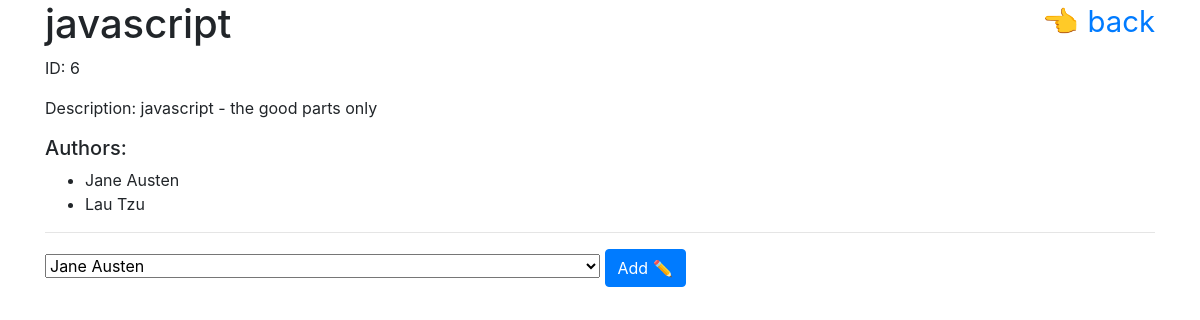
The page /books/6 on the database its author committed.
### books_authors_app/models.py (models this page shows)
class Book(models.Model):
  title = models.CharField(max_length=255)
  desc = models.TextField()
  created_at = models.DateTimeField(auto_now_add=True)
  updated_at = models.DateTimeField(auto_now=True)

class Author(models.Model):
  first_name = models.CharField(max_length=45)
  last_name = models.CharField(max_length=45)
  notes = models.TextField()
  books = models.ManyToManyField(Book, related_name="authors")
  created_at = models.DateTimeField(auto_now_add=True)
  updated_at = models.DateTimeField(auto_now=True)

### books_authors_app/views.py (the view)
# urls.py: path('books/<int:id>', views.books),
def books(request, id):
  context = {
    'this_book' : Book.objects.get(id=id),
    'all_the_authors': Author.objects.all()
  }
  return render(request, 'books.html', context)

### books_authors_app/templates/books.html (shortened to what this page needs)
<!DOCTYPE html>
<html lang="en">
  <head>
    <link
      rel="stylesheet"
      href="https://cdn.jsdelivr.net/npm/bootstrap@4.5.3/dist/css/bootstrap.min.css"
    />
  </head>
  <body>
    <div class="wrapper">
      <div class="container">
        <h1>{{ this_book.title }}</h1>
        <a href="/">👈 back</a>
        <p>ID: {{ this_book.id }}</p>
        <p>Description: {{this_book.desc}}</p>
        <h5>Authors:</h5>
        <ul>
          {% for author in this_book.authors.all %}
          <li>{{ author.first_name }}&nbsp;{{ author.last_name}}</li>
          {% endfor %}
        </ul>
        <hr />
        <form action="/add_author_to_curent_book" method="post">
          <select name="author_to_add_id">
            {% for author in all_the_authors %}
            <option value="{{author.id}}">
              {{author.first_name}} {{author.last_name}}
            </option>
            {% endfor %}
          </select>
          <input class="btn btn-primary" type="submit" value="Add ✏" />
        </form>
      </div>
    </div>
  </body>
</html>

### books_authors_app/templates/books.html (style rules this page uses)
h1 { display: inline-block; }
a { font-size: 22pt; float: right; }
select { width: 50%; }

### rows shown on the page
Book: title "javascript", id "6", desc "javascript - the good parts only"
Author: first_name "Jane", last_name "Austen"
Author: first_name "Lau", last_name "Tzu"

### other values the page prints
form field author_to_add_id "Jane Austen"
